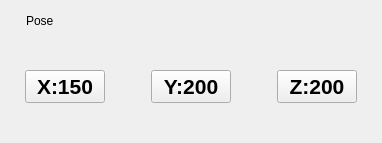
        <widget class="CardWidget" name="PoseCardWidget">
         <property name="borderRadius">
          <number>30</number>
         </property>
         <layout class="QHBoxLayout" name="horizontalLayout_25">
          <item>
           <layout class="QVBoxLayout" name="verticalLayout_9" stretch="0,1,0,0">
            <item>
             <layout class="QHBoxLayout" name="horizontalLayout_21">
              <item>
               <spacer name="horizontalSpacer_44">
                <property name="orientation">
                 <enum>Qt::Horizontal</enum>
                </property>
                <property name="sizeType">
                 <enum>QSizePolicy::Fixed</enum>
                </property>
                <property name="sizeHint" stdset="0">
                 <size>
                  <width>15</width>
                  <height>20</height>
                 </size>
                </property>
               </spacer>
              </item>
              <item>
               <widget class="StrongBodyLabel" name="PoseStrongBodyLabel">
                <property name="text">
                 <string>Pose</string>
                </property>
                <property name="pixelFontSize" stdset="0">
                 <number>16</number>
                </property>
               </widget>
              </item>
              <item>
               <spacer name="horizontalSpacer_43">
                <property name="orientation">
                 <enum>Qt::Horizontal</enum>
                </property>
                <property name="sizeHint" stdset="0">
                 <size>
                  <width>40</width>
                  <height>20</height>
                 </size>
                </property>
               </spacer>
              </item>
              <item>
               <widget class="SwitchButton" name="SwitchButton"/>
              </item>
              <item>
               <spacer name="horizontalSpacer_45">
                <property name="orientation">
                 <enum>Qt::Horizontal</enum>
                </property>
                <property name="sizeType">
                 <enum>QSizePolicy::Fixed</enum>
                </property>
                <property name="sizeHint" stdset="0">
                 <size>
                  <width>15</width>
                  <height>20</height>
                 </size>
                </property>
               </spacer>
              </item>
             </layout>
            </item>
            <item>
             <layout class="QHBoxLayout" name="horizontalLayout_22">
              <item>
               <layout class="QVBoxLayout" name="verticalLayout_8">
                <item>
                 <widget class="CardWidget" name="CardWidget_4">
                  <property name="borderRadius">
                   <number>20</number>
                  </property>
                  <layout class="QHBoxLayout" name="horizontalLayout_45">
                   <item>
                    <widget class="ImageLabel" name="poseImageLabel">
                     <property name="sizePolicy">
                      <sizepolicy hsizetype="Ignored" vsizetype="Ignored">
                       <horstretch>0</horstretch>
                       <verstretch>0</verstretch>
                      </sizepolicy>
                     </property>
                     <property name="minimumSize">
                      <size>
                       <width>0</width>
                       <height>0</height>
                      </size>
                     </property>
                     <property name="maximumSize">
                      <size>
                       <width>16777215</width>
                       <height>16777215</height>
                      </size>
                     </property>
                     <property name="topLeftRadius" stdset="0">
                      <number>20</number>
                     </property>
                     <property name="topRightRadius" stdset="0">
                      <number>20</number>
                     </property>
                     <property name="bottomLeftRadius" stdset="0">
                      <number>20</number>
                     </property>
                     <property name="bottomRightRadius" stdset="0">
                      <number>20</number>
                     </property>
                    </widget>
                   </item>
                  </layout>
                 </widget>
                </item>
               </layout>
              </item>
             </layout>
            </item>
            <item>
             <widget class="CardWidget" name="XYZCardWidget">
              <property name="borderRadius">
               <number>20</number>
              </property>
              <layout class="QHBoxLayout" name="horizontalLayout_24">
               <item>
                <layout class="QHBoxLayout" name="horizontalLayout_23">
                 <item>
                  <spacer name="horizontalSpacer_48">
                   <property name="orientation">
                    <enum>Qt::Horizontal</enum>
                   </property>
                   <property name="sizeType">
                    <enum>QSizePolicy::Fixed</enum>
                   </property>
                   <property name="sizeHint" stdset="0">
                    <size>
                     <width>5</width>
                     <height>20</height>
                    </size>
                   </property>
                  </spacer>
                 </item>
                 <item>
                  <widget class="TransparentPushButton" name="XValueTransparentPushButton">
                   <property name="font">
                    <font>
                     <family>Arial</family>
                     <pointsize>16</pointsize>
                     <weight>75</weight>
                     <bold>true</bold>
                    </font>
                   </property>
                   <property name="text">
                    <string>X:150</string>
                   </property>
                  </widget>
                 </item>
                 <item>
                  <spacer name="horizontalSpacer_50">
                   <property name="orientation">
                    <enum>Qt::Horizontal</enum>
                   </property>
                   <property name="sizeHint" stdset="0">
                    <size>
                     <width>40</width>
                     <height>20</height>
                    </size>
                   </property>
                  </spacer>
                 </item>
                 <item>
                  <widget class="TransparentPushButton" name="YValueTransparentPushButton">
                   <property name="font">
                    <font>
                     <family>Arial</family>
                     <pointsize>16</pointsize>
                     <weight>75</weight>
                     <bold>true</bold>
                    </font>
                   </property>
                   <property name="text">
                    <string>Y:200</string>
                   </property>
                  </widget>
                 </item>
                 <item>
                  <spacer name="horizontalSpacer_51">
                   <property name="orientation">
                    <enum>Qt::Horizontal</enum>
                   </property>
                   <property name="sizeHint" stdset="0">
                    <size>
                     <width>40</width>
                     <height>20</height>
                    </size>
                   </property>
                  </spacer>
                 </item>
                 <item>
                  <widget class="TransparentPushButton" name="ZValueTransparentPushButton">
                   <property name="font">
                    <font>
                     <family>Arial</family>
                     <pointsize>16</pointsize>
                     <weight>75</weight>
                     <bold>true</bold>
                    </font>
                   </property>
                   <property name="text">
                    <string>Z:200</string>
                   </property>
                  </widget>
                 </item>
                 <item>
                  <spacer name="horizontalSpacer_49">
                   <property name="orientation">
                    <enum>Qt::Horizontal</enum>
                   </property>
                   <property name="sizeType">
                    <enum>QSizePolicy::Fixed</enum>
                   </property>
                   <property name="sizeHint" stdset="0">
                    <size>
                     <width>5</width>
                     <height>20</height>
                    </size>
                   </property>
                  </spacer>
                 </item>
                </layout>
               </item>
              </layout>
             </widget>
            </item>
            <item>
             <spacer name="verticalSpacer_16">
              <property name="orientation">
               <enum>Qt::Vertical</enum>
              </property>
              <property name="sizeType">
               <enum>QSizePolicy::Fixed</enum>
              </property>
              <property name="sizeHint" stdset="0">
               <size>
                <width>20</width>
                <height>20</height>
               </size>
              </property>
             </spacer>
            </item>
           </layout>
          </item>
         </layout>
        </widget>
